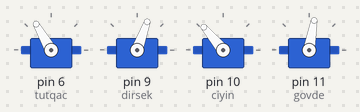
Bench run of a sketch on a simulated Arduino Uno, built with avr-gcc and run on an emulated ATmega328P. Shown: 4 × servo.

Above: at 0.1 s.
At 3.4 s:
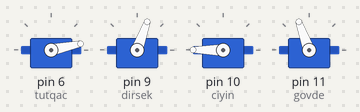
At 6.5 s:
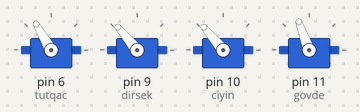
At 11.8 s:
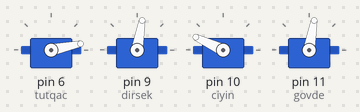
At 24.1 s:
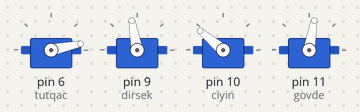
At 28.4 s:
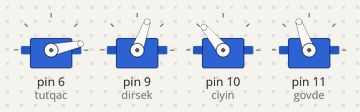
Timing chart, 0 to 40.0 s (numbered marks = the images above):
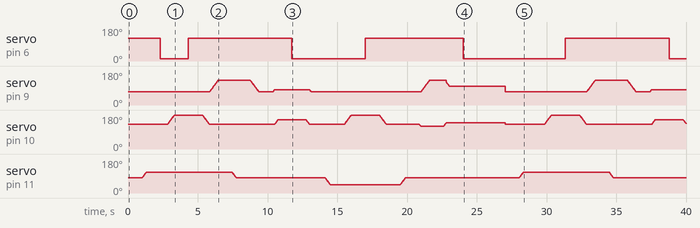

Measured:
- by itself, servo on pin 6 (tutqac): goes 12° 2.0 s, 120° 7.4 s, 12° 5.2 s, 120° 7.0 s, 12° 7.3 s, 120° 7.4 s, then 12°

The sketch:

automaticyavashereket.ino
```cpp
#include <Servo.h>
Servo tutqac;
Servo dirsek;
Servo ciyin;
Servo govde;

int dirsekdeyeri=150;
int ciyindeyeri=130;
int tutqaciac=12;
int tutqacibagla=120;
int govdedeyeri=80;
int K = 40;
int C = 94;

void setup() {
  tutqac.attach(6);
  dirsek.attach(9);
  ciyin.attach(10);
  govde.attach(11);
  Serial.begin(9600);

  tutqac.write(tutqacibagla);
  dirsek.write(dirsekdeyeri); //90derece
  ciyin.write(ciyindeyeri); //90derece
  govde.write(govdedeyeri); //ortada

}

void loop() {
  //ozunecek
  ciyin.write(130);
  dirsek.write(70);
  delay(1000);

  //biredondur
  for(govdedeyeri=80; govdedeyeri<=110; govdedeyeri++){
    govde.write(govdedeyeri);
    delay(10);
  }
  delay(1000);

  tutqac.write(tutqaciac);
  delay(500);

  //biregir
  govde.write(110);
  dirsek.write(70);
  for(ciyindeyeri=130; ciyindeyeri<=180; ciyindeyeri++){
    ciyin.write(ciyindeyeri);
    delay(10);
  }
  delay(1000);

  tutqac.write(tutqacibagla);
  delay(1000);

  //90derece
  for(ciyindeyeri=180; ciyindeyeri>=130; ciyindeyeri--){
    ciyin.write(ciyindeyeri); //90derece
    delay(10);
  }
  for(dirsekdeyeri=70; dirsekdeyeri<=130; dirsekdeyeri++){
    dirsek.write(dirsekdeyeri);
    delay(10);
  }
  delay(1000);

  //ikiyedondur
  for(govdedeyeri=110; govdedeyeri>=80; govdedeyeri--){
    govde.write(govdedeyeri);
    delay(10);
  }
  delay(1000);

  //ozunecek
  ciyin.write(130);
  for(dirsekdeyeri=130; dirsekdeyeri>=70; dirsekdeyeri--){
    dirsek.write(dirsekdeyeri);
    delay(10);
  }
  delay(1000);

  //ortaikiyegir
  govde.write(80);
  for(dirsekdeyeri=70; dirsekdeyeri<=80; dirsekdeyeri++){
    dirsek.write(dirsekdeyeri);
    delay(10);
  }
  for(ciyindeyeri=130; ciyindeyeri<=155; ciyindeyeri++){
    ciyin.write(ciyindeyeri);
    delay(10);
  }
  delay(1000);

  tutqac.write(tutqaciac);
  delay(1000);

  //ozunecek
  for(ciyindeyeri=155; ciyindeyeri>=130; ciyindeyeri--){
    ciyin.write(ciyindeyeri);
    delay(10);
  }
  for(dirsekdeyeri=80; dirsekdeyeri>=70; dirsekdeyeri--){
    dirsek.write(dirsekdeyeri);
    delay(10);
  }
  delay(1000);

  //ucedondur
  for(govdedeyeri=80; govdedeyeri>=45; govdedeyeri--){
    govde.write(govdedeyeri);
    delay(10);
  }
  delay(1000);

  //ucegir
  govde.write(45);
  dirsek.write(70);
  for(ciyindeyeri=130; ciyindeyeri<=180; ciyindeyeri++){
    ciyin.write(ciyindeyeri);
    delay(10);
  }
  delay(1000);

  tutqac.write(tutqacibagla);
  delay(1000);

  /*//90derece
  for(ciyindeyeri=180; ciyindeyeri>=130; ciyindeyeri--){
    ciyin.write(ciyindeyeri);
    delay(10);
  }
  for(dirsekdeyeri=70; dirsekdeyeri<=130; dirsekdeyeri++){
    dirsek.write(dirsekdeyeri);
    delay(10);
  }
  delay(1000);  */

  //ozunecek
  dirsek.write(70);
  for(ciyindeyeri=180; ciyindeyeri>=130; ciyindeyeri--){
    ciyin.write(ciyindeyeri);
    delay(10);
  }
  delay(1000);

  //ikiyedondur
  for(govdedeyeri=45; govdedeyeri<=80; govdedeyeri++){
    govde.write(govdedeyeri);
    delay(10);
  }
  delay(1000);

  //90derece
  for(ciyindeyeri=130; ciyindeyeri>=120; ciyindeyeri--){
    ciyin.write(ciyindeyeri);
    delay(10);
  }
  for(dirsekdeyeri=70; dirsekdeyeri<=130; dirsekdeyeri++){
    dirsek.write(dirsekdeyeri);
    delay(10);
  }
  delay(1000);

  //ortaucegir
  govde.write(80);
  for(ciyindeyeri=120; ciyindeyeri<=140; ciyindeyeri++){
    ciyin.write(ciyindeyeri);
    delay(10);
  }
  for(dirsekdeyeri=120; dirsekdeyeri>=100; dirsekdeyeri--){
    dirsek.write(dirsekdeyeri);
    delay(10);
  }
  delay(1000);

  tutqac.write(tutqaciac);
  delay(3000);
}
```
